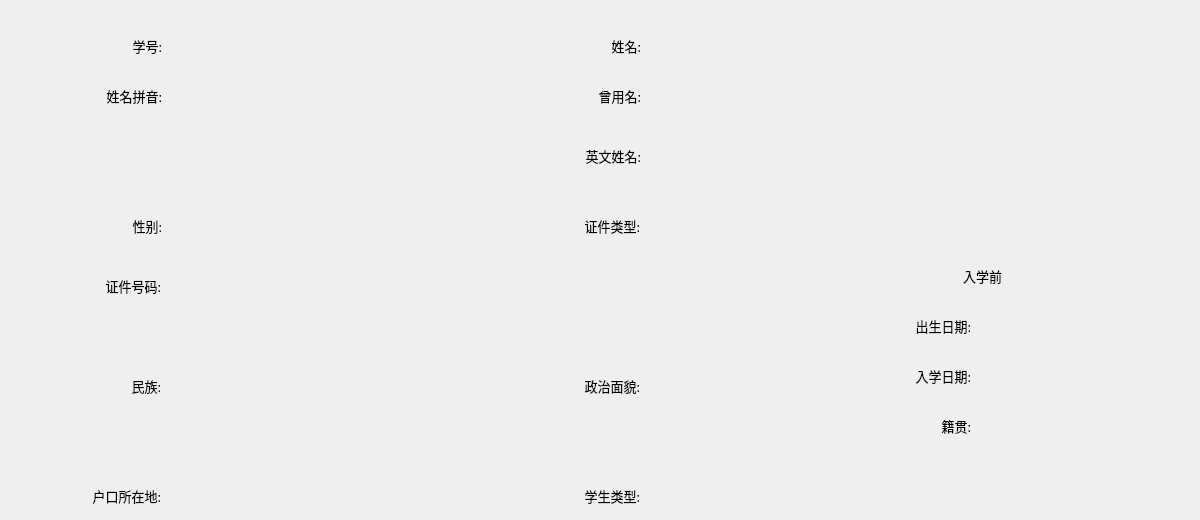
     <widget class="QWidget" name="tab_8">
      <attribute name="title">
       <string>基本信息</string>
      </attribute>
      <widget class="QLabel" name="label_2">
       <property name="geometry">
        <rect>
         <x>90</x>
         <y>30</y>
         <width>72</width>
         <height>31</height>
        </rect>
       </property>
       <property name="font">
        <font>
         <family>黑体</family>
         <pointsize>10</pointsize>
        </font>
       </property>
       <property name="text">
        <string>学号:</string>
       </property>
       <property name="alignment">
        <set>Qt::AlignRight|Qt::AlignTrailing|Qt::AlignVCenter</set>
       </property>
      </widget>
      <widget class="QLabel" name="label_3">
       <property name="geometry">
        <rect>
         <x>71</x>
         <y>80</y>
         <width>91</width>
         <height>31</height>
        </rect>
       </property>
       <property name="font">
        <font>
         <family>黑体</family>
         <pointsize>10</pointsize>
        </font>
       </property>
       <property name="text">
        <string>姓名拼音:</string>
       </property>
       <property name="alignment">
        <set>Qt::AlignRight|Qt::AlignTrailing|Qt::AlignVCenter</set>
       </property>
      </widget>
      <widget class="QLabel" name="label_4">
       <property name="geometry">
        <rect>
         <x>71</x>
         <y>210</y>
         <width>91</width>
         <height>31</height>
        </rect>
       </property>
       <property name="font">
        <font>
         <family>黑体</family>
         <pointsize>10</pointsize>
        </font>
       </property>
       <property name="text">
        <string>性别:</string>
       </property>
       <property name="alignment">
        <set>Qt::AlignRight|Qt::AlignTrailing|Qt::AlignVCenter</set>
       </property>
      </widget>
      <widget class="QLabel" name="label_5">
       <property name="geometry">
        <rect>
         <x>70</x>
         <y>270</y>
         <width>91</width>
         <height>31</height>
        </rect>
       </property>
       <property name="font">
        <font>
         <family>黑体</family>
         <pointsize>10</pointsize>
        </font>
       </property>
       <property name="text">
        <string>证件号码:</string>
       </property>
       <property name="alignment">
        <set>Qt::AlignRight|Qt::AlignTrailing|Qt::AlignVCenter</set>
       </property>
      </widget>
      <widget class="QLabel" name="label_6">
       <property name="geometry">
        <rect>
         <x>70</x>
         <y>370</y>
         <width>91</width>
         <height>31</height>
        </rect>
       </property>
       <property name="font">
        <font>
         <family>黑体</family>
         <pointsize>10</pointsize>
        </font>
       </property>
       <property name="text">
        <string>民族:</string>
       </property>
       <property name="alignment">
        <set>Qt::AlignRight|Qt::AlignTrailing|Qt::AlignVCenter</set>
       </property>
      </widget>
      <widget class="QLabel" name="label_7">
       <property name="geometry">
        <rect>
         <x>50</x>
         <y>480</y>
         <width>111</width>
         <height>31</height>
        </rect>
       </property>
       <property name="font">
        <font>
         <family>黑体</family>
         <pointsize>10</pointsize>
        </font>
       </property>
       <property name="text">
        <string>户口所在地:</string>
       </property>
       <property name="alignment">
        <set>Qt::AlignRight|Qt::AlignTrailing|Qt::AlignVCenter</set>
       </property>
      </widget>
      <widget class="QLabel" name="label_8">
       <property name="geometry">
        <rect>
         <x>569</x>
         <y>30</y>
         <width>72</width>
         <height>31</height>
        </rect>
       </property>
       <property name="font">
        <font>
         <family>黑体</family>
         <pointsize>10</pointsize>
        </font>
       </property>
       <property name="text">
        <string>姓名:</string>
       </property>
       <property name="alignment">
        <set>Qt::AlignRight|Qt::AlignTrailing|Qt::AlignVCenter</set>
       </property>
      </widget>
      <widget class="QLabel" name="label_9">
       <property name="geometry">
        <rect>
         <x>549</x>
         <y>210</y>
         <width>91</width>
         <height>31</height>
        </rect>
       </property>
       <property name="font">
        <font>
         <family>黑体</family>
         <pointsize>10</pointsize>
        </font>
       </property>
       <property name="text">
        <string>证件类型:</string>
       </property>
       <property name="alignment">
        <set>Qt::AlignRight|Qt::AlignTrailing|Qt::AlignVCenter</set>
       </property>
      </widget>
      <widget class="QLabel" name="label_10">
       <property name="geometry">
        <rect>
         <x>550</x>
         <y>140</y>
         <width>91</width>
         <height>31</height>
        </rect>
       </property>
       <property name="font">
        <font>
         <family>黑体</family>
         <pointsize>10</pointsize>
        </font>
       </property>
       <property name="text">
        <string>英文姓名:</string>
       </property>
       <property name="alignment">
        <set>Qt::AlignRight|Qt::AlignTrailing|Qt::AlignVCenter</set>
       </property>
      </widget>
      <widget class="QLabel" name="label_11">
       <property name="geometry">
        <rect>
         <x>549</x>
         <y>370</y>
         <width>91</width>
         <height>31</height>
        </rect>
       </property>
       <property name="font">
        <font>
         <family>黑体</family>
         <pointsize>10</pointsize>
        </font>
       </property>
       <property name="text">
        <string>政治面貌:</string>
       </property>
       <property name="alignment">
        <set>Qt::AlignRight|Qt::AlignTrailing|Qt::AlignVCenter</set>
       </property>
      </widget>
      <widget class="QLabel" name="label_12">
       <property name="geometry">
        <rect>
         <x>529</x>
         <y>480</y>
         <width>111</width>
         <height>31</height>
        </rect>
       </property>
       <property name="font">
        <font>
         <family>黑体</family>
         <pointsize>10</pointsize>
        </font>
       </property>
       <property name="text">
        <string>学生类型:</string>
       </property>
       <property name="alignment">
        <set>Qt::AlignRight|Qt::AlignTrailing|Qt::AlignVCenter</set>
       </property>
      </widget>
      <widget class="QLabel" name="label_13">
       <property name="geometry">
        <rect>
         <x>550</x>
         <y>80</y>
         <width>91</width>
         <height>31</height>
        </rect>
       </property>
       <property name="font">
        <font>
         <family>黑体</family>
         <pointsize>10</pointsize>
        </font>
       </property>
       <property name="text">
        <string>曾用名:</string>
       </property>
       <property name="alignment">
        <set>Qt::AlignRight|Qt::AlignTrailing|Qt::AlignVCenter</set>
       </property>
      </widget>
      <widget class="QLabel" name="lab_my_img">
       <property name="geometry">
        <rect>
         <x>890</x>
         <y>30</y>
         <width>171</width>
         <height>232</height>
        </rect>
       </property>
       <property name="text">
        <string/>
       </property>
      </widget>
      <widget class="QLabel" name="label_15">
       <property name="geometry">
        <rect>
         <x>880</x>
         <y>410</y>
         <width>91</width>
         <height>31</height>
        </rect>
       </property>
       <property name="font">
        <font>
         <family>黑体</family>
         <pointsize>10</pointsize>
        </font>
       </property>
       <property name="text">
        <string>籍贯:</string>
       </property>
       <property name="alignment">
        <set>Qt::AlignRight|Qt::AlignTrailing|Qt::AlignVCenter</set>
       </property>
      </widget>
      <widget class="QLabel" name="label_16">
       <property name="geometry">
        <rect>
         <x>880</x>
         <y>360</y>
         <width>91</width>
         <height>31</height>
        </rect>
       </property>
       <property name="font">
        <font>
         <family>黑体</family>
         <pointsize>10</pointsize>
        </font>
       </property>
       <property name="text">
        <string>入学日期:</string>
       </property>
       <property name="alignment">
        <set>Qt::AlignRight|Qt::AlignTrailing|Qt::AlignVCenter</set>
       </property>
      </widget>
      <widget class="QLabel" name="label_17">
       <property name="geometry">
        <rect>
         <x>880</x>
         <y>310</y>
         <width>91</width>
         <height>31</height>
        </rect>
       </property>
       <property name="font">
        <font>
         <family>黑体</family>
         <pointsize>10</pointsize>
        </font>
       </property>
       <property name="text">
        <string>出生日期:</string>
       </property>
       <property name="alignment">
        <set>Qt::AlignRight|Qt::AlignTrailing|Qt::AlignVCenter</set>
       </property>
      </widget>
      <widget class="QLabel" name="label_18">
       <property name="geometry">
        <rect>
         <x>930</x>
         <y>260</y>
         <width>72</width>
         <height>31</height>
        </rect>
       </property>
       <property name="font">
        <font>
         <family>黑体</family>
         <pointsize>10</pointsize>
        </font>
       </property>
       <property name="text">
        <string>入学前</string>
       </property>
       <property name="alignment">
        <set>Qt::AlignRight|Qt::AlignTrailing|Qt::AlignVCenter</set>
       </property>
      </widget>
      <widget class="QLabel" name="lab_student_number">
       <property name="geometry">
        <rect>
         <x>180</x>
         <y>30</y>
         <width>191</width>
         <height>31</height>
        </rect>
       </property>
       <property name="font">
        <font>
         <family>黑体</family>
         <pointsize>10</pointsize>
        </font>
       </property>
       <property name="text">
        <string/>
       </property>
       <property name="alignment">
        <set>Qt::AlignLeading|Qt::AlignLeft|Qt::AlignVCenter</set>
       </property>
      </widget>
      <widget class="QLabel" name="lab_stu_name_pinyin">
       <property name="geometry">
        <rect>
         <x>180</x>
         <y>80</y>
         <width>191</width>
         <height>31</height>
        </rect>
       </property>
       <property name="font">
        <font>
         <family>黑体</family>
         <pointsize>10</pointsize>
        </font>
       </property>
       <property name="text">
        <string/>
       </property>
       <property name="alignment">
        <set>Qt::AlignLeading|Qt::AlignLeft|Qt::AlignVCenter</set>
       </property>
      </widget>
      <widget class="QLabel" name="lab_stu_sex">
       <property name="geometry">
        <rect>
         <x>180</x>
         <y>210</y>
         <width>191</width>
         <height>31</height>
        </rect>
       </property>
       <property name="font">
        <font>
         <family>黑体</family>
         <pointsize>10</pointsize>
        </font>
       </property>
       <property name="text">
        <string/>
       </property>
       <property name="alignment">
        <set>Qt::AlignLeading|Qt::AlignLeft|Qt::AlignVCenter</set>
       </property>
      </widget>
      <widget class="QLabel" name="lab_stu_ID">
       <property name="geometry">
        <rect>
         <x>180</x>
         <y>270</y>
         <width>191</width>
         <height>31</height>
        </rect>
       </property>
       <property name="font">
        <font>
         <family>黑体</family>
         <pointsize>10</pointsize>
        </font>
       </property>
       <property name="text">
        <string/>
       </property>
       <property name="alignment">
        <set>Qt::AlignLeading|Qt::AlignLeft|Qt::AlignVCenter</set>
       </property>
      </widget>
      <widget class="QLabel" name="lab_nation">
       <property name="geometry">
        <rect>
         <x>180</x>
         <y>370</y>
         <width>191</width>
         <height>31</height>
        </rect>
       </property>
       <property name="font">
        <font>
         <family>黑体</family>
         <pointsize>10</pointsize>
        </font>
       </property>
       <property name="text">
        <string/>
       </property>
       <property name="alignment">
        <set>Qt::AlignLeading|Qt::AlignLeft|Qt::AlignVCenter</set>
       </property>
      </widget>
      <widget class="QLabel" name="lab_Account">
       <property name="geometry">
        <rect>
         <x>180</x>
         <y>480</y>
         <width>191</width>
         <height>31</height>
        </rect>
       </property>
       <property name="font">
        <font>
         <family>黑体</family>
         <pointsize>10</pointsize>
        </font>
       </property>
       <property name="text">
        <string/>
       </property>
       <property name="alignment">
        <set>Qt::AlignLeading|Qt::AlignLeft|Qt::AlignVCenter</set>
       </property>
      </widget>
      <widget class="QLabel" name="lab_stu_name">
       <property name="geometry">
        <rect>
         <x>660</x>
         <y>30</y>
         <width>191</width>
         <height>31</height>
        </rect>
       </property>
       <property name="font">
        <font>
         <family>黑体</family>
         <pointsize>10</pointsize>
        </font>
       </property>
       <property name="text">
        <string/>
       </property>
       <property name="alignment">
        <set>Qt::AlignLeading|Qt::AlignLeft|Qt::AlignVCenter</set>
       </property>
      </widget>
      <widget class="QLabel" name="lab_stu_old_name">
       <property name="geometry">
        <rect>
         <x>660</x>
         <y>80</y>
         <width>191</width>
         <height>31</height>
        </rect>
       </property>
       <property name="font">
        <font>
         <family>黑体</family>
         <pointsize>10</pointsize>
        </font>
       </property>
       <property name="text">
        <string/>
       </property>
       <property name="alignment">
        <set>Qt::AlignLeading|Qt::AlignLeft|Qt::AlignVCenter</set>
       </property>
      </widget>
      <widget class="QLabel" name="lab_stu_english_name">
       <property name="geometry">
        <rect>
         <x>660</x>
         <y>140</y>
         <width>191</width>
         <height>31</height>
        </rect>
       </property>
       <property name="font">
        <font>
         <family>黑体</family>
         <pointsize>10</pointsize>
        </font>
       </property>
       <property name="text">
        <string/>
       </property>
       <property name="alignment">
        <set>Qt::AlignLeading|Qt::AlignLeft|Qt::AlignVCenter</set>
       </property>
      </widget>
      <widget class="QLabel" name="lab_stu_ID_type">
       <property name="geometry">
        <rect>
         <x>660</x>
         <y>210</y>
         <width>191</width>
         <height>31</height>
        </rect>
       </property>
       <property name="font">
        <font>
         <family>黑体</family>
         <pointsize>10</pointsize>
        </font>
       </property>
       <property name="text">
        <string/>
       </property>
       <property name="alignment">
        <set>Qt::AlignLeading|Qt::AlignLeft|Qt::AlignVCenter</set>
       </property>
      </widget>
      <widget class="QLabel" name="lab_stu_political_face">
       <property name="geometry">
        <rect>
         <x>660</x>
         <y>370</y>
         <width>221</width>
         <height>31</height>
        </rect>
       </property>
       <property name="font">
        <font>
         <family>黑体</family>
         <pointsize>10</pointsize>
        </font>
       </property>
       <property name="text">
        <string/>
       </property>
       <property name="alignment">
        <set>Qt::AlignLeading|Qt::AlignLeft|Qt::AlignVCenter</set>
       </property>
      </widget>
      <widget class="QLabel" name="lab_stu_type">
       <property name="geometry">
        <rect>
         <x>660</x>
         <y>480</y>
         <width>191</width>
         <height>31</height>
        </rect>
       </property>
       <property name="font">
        <font>
         <family>黑体</family>
         <pointsize>10</pointsize>
        </font>
       </property>
       <property name="text">
        <string/>
       </property>
       <property name="alignment">
        <set>Qt::AlignLeading|Qt::AlignLeft|Qt::AlignVCenter</set>
       </property>
      </widget>
      <widget class="QLabel" name="lab_date_of_birth">
       <property name="geometry">
        <rect>
         <x>1000</x>
         <y>310</y>
         <width>191</width>
         <height>31</height>
        </rect>
       </property>
       <property name="font">
        <font>
         <family>黑体</family>
         <pointsize>10</pointsize>
        </font>
       </property>
       <property name="text">
        <string/>
       </property>
       <property name="alignment">
        <set>Qt::AlignLeading|Qt::AlignLeft|Qt::AlignVCenter</set>
       </property>
      </widget>
      <widget class="QLabel" name="lab_Entry_date">
       <property name="geometry">
        <rect>
         <x>1000</x>
         <y>360</y>
         <width>191</width>
         <height>31</height>
        </rect>
       </property>
       <property name="font">
        <font>
         <family>黑体</family>
         <pointsize>10</pointsize>
        </font>
       </property>
       <property name="text">
        <string/>
       </property>
       <property name="alignment">
        <set>Qt::AlignLeading|Qt::AlignLeft|Qt::AlignVCenter</set>
       </property>
      </widget>
      <widget class="QLabel" name="lab_Birthplace">
       <property name="geometry">
        <rect>
         <x>1000</x>
         <y>410</y>
         <width>191</width>
         <height>31</height>
        </rect>
       </property>
       <property name="font">
        <font>
         <family>黑体</family>
         <pointsize>10</pointsize>
        </font>
       </property>
       <property name="text">
        <string/>
       </property>
       <property name="alignment">
        <set>Qt::AlignLeading|Qt::AlignLeft|Qt::AlignVCenter</set>
       </property>
      </widget>
     </widget>
